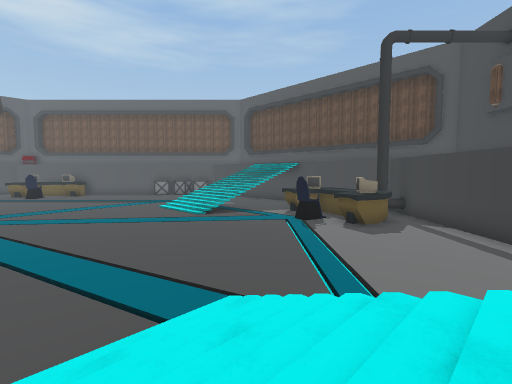
[1] (above)

19 first-person views from a walk through a scene from a Unity 3-D project. The camera is 1.4 m above the floor, tilts 4° down and sees 85° across. The floor is counted in squares, 2 m on a side. Each view is taken from the middle of a square. On the plan, view 1 faces up. The plan holds only what a view shows up to about 9 squares ahead; the rest is blank. The place goes on beyond the plan. The player character is not drawn. Some animated figures are left out. Some surface patterns are stand-ins.

[2]
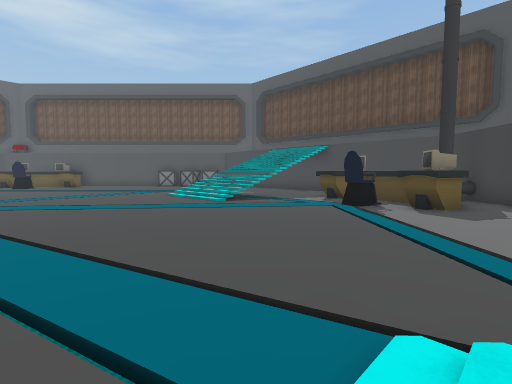

[3]
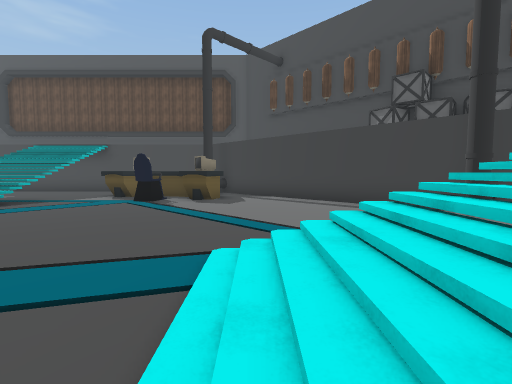

[4]
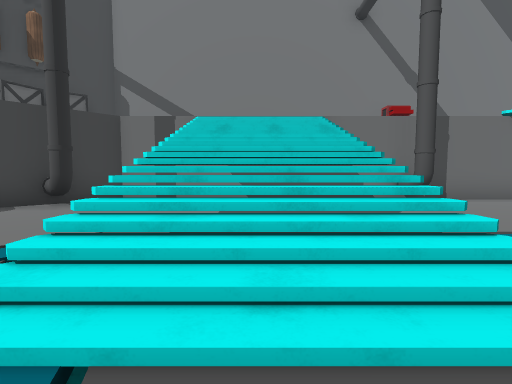

[5]
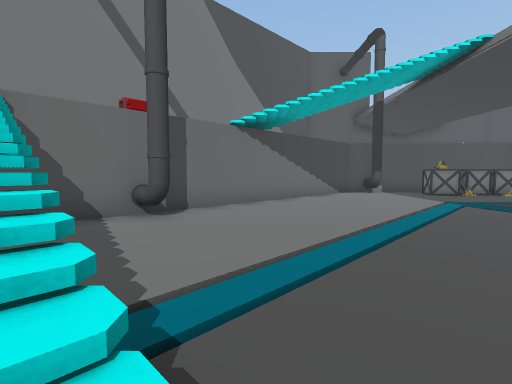

[6]
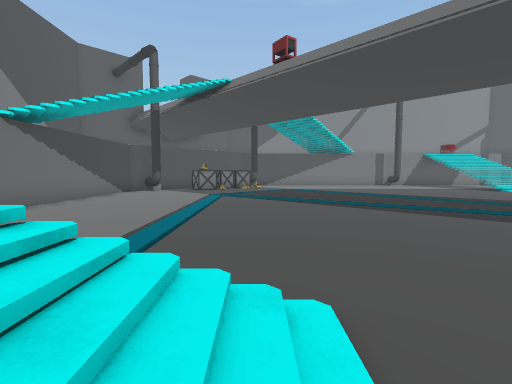

[7]
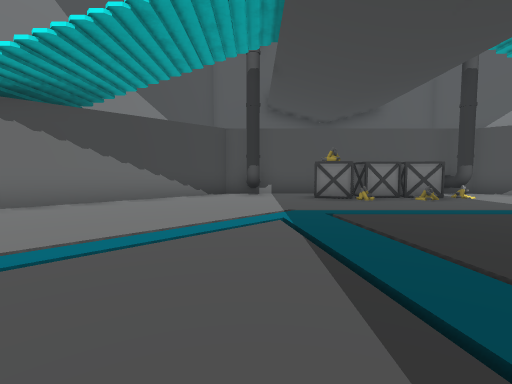

[8]
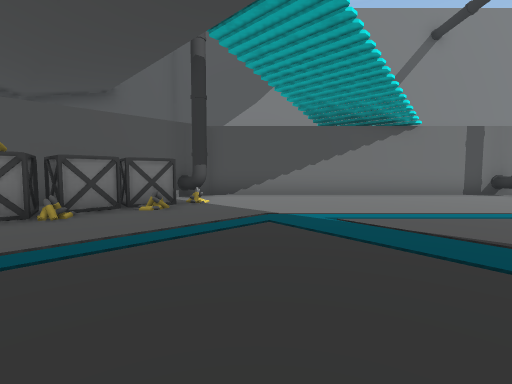

[9]
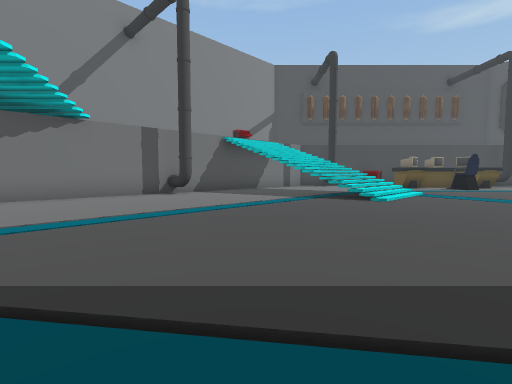

[10]
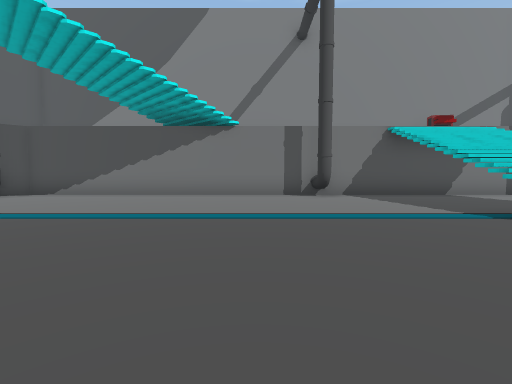

[11]
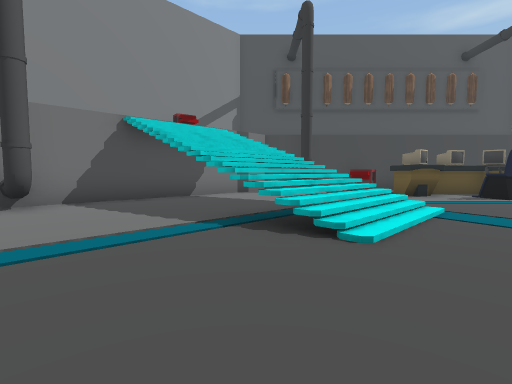

[12]
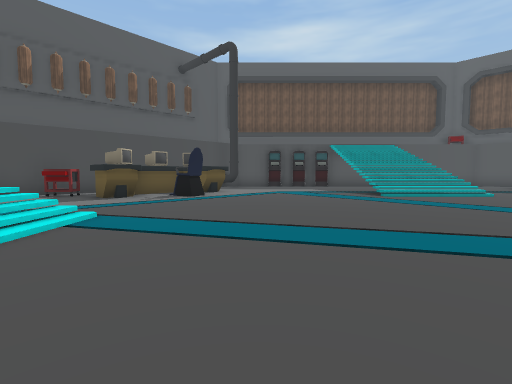

[13]
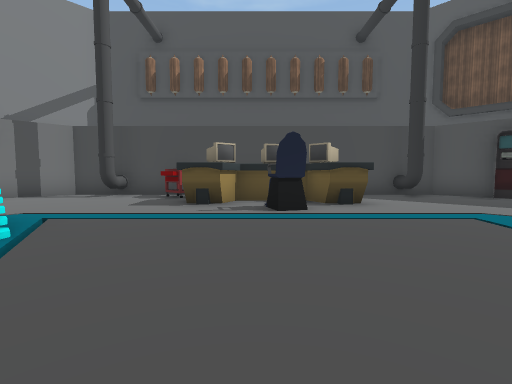

[14]
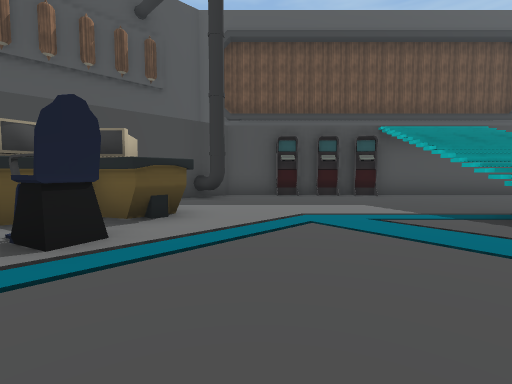

[15]
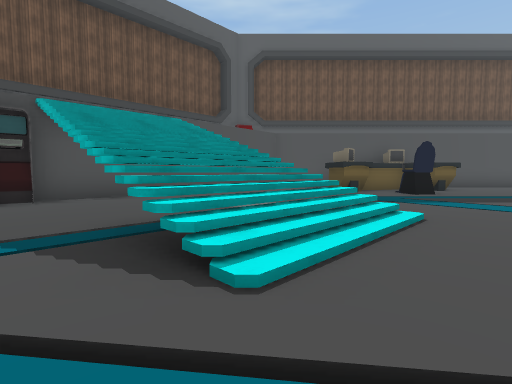

[16]
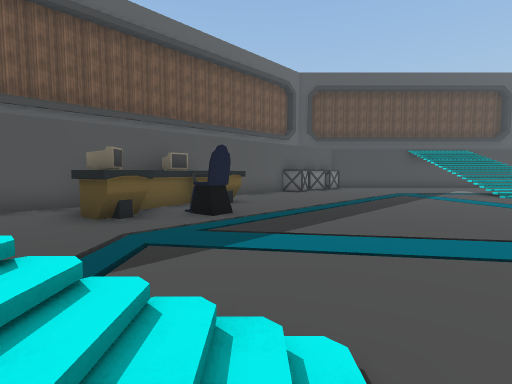

[17]
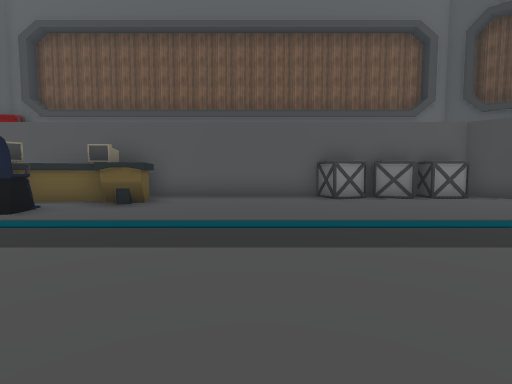

[18]
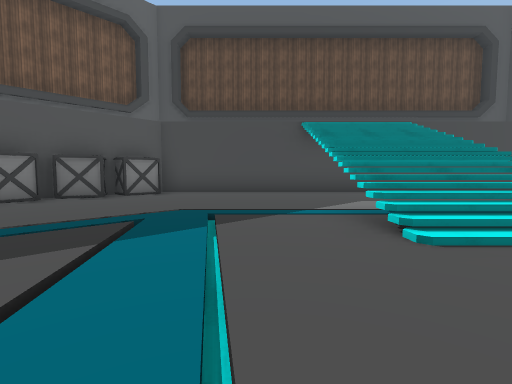

[19]
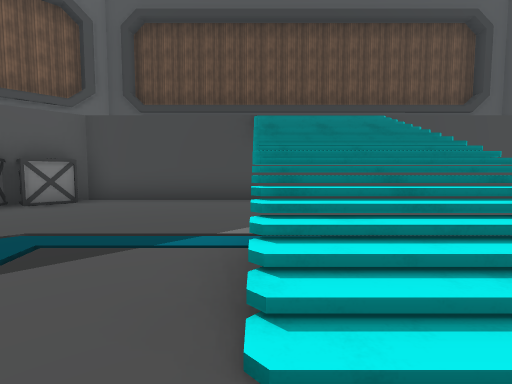

### Floor plan
Key: @ floor where view 1 was taken; # wall or solid block; . floor; / step, stairs or slope; M machine; O other object.
Columns run from 26 left of view 1 to 6 right of it. Each row starts with its distance up from view 1.
 20          ###  #####O#OO##
 19          ..####....O....##
 18      ## ...#..#..........##
 17     ##.....//O............##
 16    ##... .////////////.....##
 15   ##.... ////.......///.... ##
 14  ##M..../#//......./../#/..  ##
 13 ##M....///////.....///////..  #
 12 #.....#////..//...//..////..
 11 ##.../////..     //....////.##  #
 10 #..././///..      /..../////O# .#
  9  ...///////.      //..//////.##.#
  8   ##//......       ......../....#
  7   #OO/......       /......./....#
  6   #.//....//        ./...../....#
  5   ##//...///         /./.../....#
  4 #O..//././..          ./././....#
  3 #...////....           ..///....#
  2 ##..////....   /........////...##
  1 #.../////.....//./......////....#
  0 #....////.....//./......//@..  ##
 -1 ##....#//.....//.//...../#..  ##
 -2  ##.....//..../..//....//... ##
 -3   ##.....//....  //...//....##
 -4    ####...//....../..//...###
 -5      #.....//./.....//....##
 -6      ##.....///....//....##
 -7       ##.....///////....##
 -8        ##..............##
 -9         ##.....OO.....##
-10          ##..OOOOO...##
-11           ##.#  ...###
-12            ###  #

Positions as (right, up) in squares from view 1, and headings:
1: (0, 0), facing up
2: (-1, 2), facing up
3: (-2, 1), facing up-right
4: (-2, 3), facing down-right
5: (-2, 1), facing down
6: (-1, 2), facing down-left
7: (-7, -2), facing down
8: (-9, -4), facing down-left
9: (-11, -2), facing left
10: (-13, 0), facing down-left
11: (-15, 0), facing left
12: (-15, 2), facing up-left
13: (-17, 6), facing left
14: (-19, 6), facing up-left
15: (-18, 9), facing up
16: (-17, 12), facing up-right
17: (-9, 12), facing up
18: (-7, 12), facing up-right
19: (-5, 12), facing up-right
